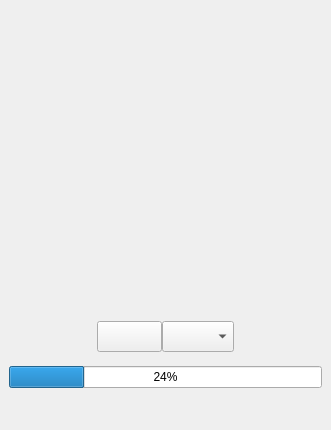
       <widget class="QWidget" name="right_widget" native="true">
        <property name="minimumSize">
         <size>
          <width>0</width>
          <height>0</height>
         </size>
        </property>
        <property name="maximumSize">
         <size>
          <width>343</width>
          <height>16777215</height>
         </size>
        </property>
        <layout class="QVBoxLayout" name="verticalLayout_13">
         <property name="spacing">
          <number>0</number>
         </property>
         <property name="leftMargin">
          <number>0</number>
         </property>
         <property name="topMargin">
          <number>0</number>
         </property>
         <property name="rightMargin">
          <number>0</number>
         </property>
         <property name="bottomMargin">
          <number>0</number>
         </property>
         <item>
          <layout class="QVBoxLayout" name="verticalLayout_9">
           <property name="sizeConstraint">
            <enum>QLayout::SetDefaultConstraint</enum>
           </property>
           <property name="leftMargin">
            <number>9</number>
           </property>
           <property name="rightMargin">
            <number>9</number>
           </property>
           <item>
            <spacer name="verticalSpacer_9">
             <property name="orientation">
              <enum>Qt::Vertical</enum>
             </property>
             <property name="sizeHint" stdset="0">
              <size>
               <width>0</width>
               <height>40</height>
              </size>
             </property>
            </spacer>
           </item>
           <item>
            <layout class="QHBoxLayout" name="horizontalLayout_21">
             <item>
              <spacer name="horizontalSpacer_19">
               <property name="orientation">
                <enum>Qt::Horizontal</enum>
               </property>
               <property name="sizeType">
                <enum>QSizePolicy::Ignored</enum>
               </property>
               <property name="sizeHint" stdset="0">
                <size>
                 <width>1</width>
                 <height>1</height>
                </size>
               </property>
              </spacer>
             </item>
             <item>
              <widget class="QWidget" name="preview_widget" native="true">
               <property name="minimumSize">
                <size>
                 <width>311</width>
                 <height>281</height>
                </size>
               </property>
               <property name="maximumSize">
                <size>
                 <width>311</width>
                 <height>281</height>
                </size>
               </property>
               <widget class="QLabel" name="label">
                <property name="geometry">
                 <rect>
                  <x>0</x>
                  <y>7</y>
                  <width>311</width>
                  <height>271</height>
                 </rect>
                </property>
                <property name="minimumSize">
                 <size>
                  <width>311</width>
                  <height>271</height>
                 </size>
                </property>
                <property name="maximumSize">
                 <size>
                  <width>311</width>
                  <height>271</height>
                 </size>
                </property>
                <property name="text">
                 <string/>
                </property>
                <property name="pixmap">
                 <pixmap resource="../resources.qrc">:/images/monitor.png</pixmap>
                </property>
                <property name="scaledContents">
                 <bool>true</bool>
                </property>
               </widget>
               <widget class="QLabel" name="screen_label">
                <property name="geometry">
                 <rect>
                  <x>13</x>
                  <y>20</y>
                  <width>285</width>
                  <height>172</height>
                 </rect>
                </property>
                <property name="sizePolicy">
                 <sizepolicy hsizetype="Ignored" vsizetype="Ignored">
                  <horstretch>0</horstretch>
                  <verstretch>0</verstretch>
                 </sizepolicy>
                </property>
                <property name="minimumSize">
                 <size>
                  <width>285</width>
                  <height>172</height>
                 </size>
                </property>
                <property name="maximumSize">
                 <size>
                  <width>285</width>
                  <height>172</height>
                 </size>
                </property>
                <property name="text">
                 <string/>
                </property>
                <property name="scaledContents">
                 <bool>true</bool>
                </property>
                <property name="alignment">
                 <set>Qt::AlignCenter</set>
                </property>
               </widget>
               <widget class="QLabel" name="screen_label_info">
                <property name="geometry">
                 <rect>
                  <x>10</x>
                  <y>207</y>
                  <width>291</width>
                  <height>20</height>
                 </rect>
                </property>
                <property name="sizePolicy">
                 <sizepolicy hsizetype="Preferred" vsizetype="Preferred">
                  <horstretch>0</horstretch>
                  <verstretch>0</verstretch>
                 </sizepolicy>
                </property>
                <property name="font">
                 <font>
                  <italic>true</italic>
                 </font>
                </property>
                <property name="text">
                 <string/>
                </property>
                <property name="alignment">
                 <set>Qt::AlignCenter</set>
                </property>
               </widget>
               <widget class="QLabel" name="process_request_label">
                <property name="geometry">
                 <rect>
                  <x>270</x>
                  <y>208</y>
                  <width>100</width>
                  <height>21</height>
                 </rect>
                </property>
                <property name="text">
                 <string/>
                </property>
               </widget>
               <widget class="QLabel" name="screen_label_transition">
                <property name="geometry">
                 <rect>
                  <x>13</x>
                  <y>20</y>
                  <width>285</width>
                  <height>172</height>
                 </rect>
                </property>
                <property name="sizePolicy">
                 <sizepolicy hsizetype="Ignored" vsizetype="Ignored">
                  <horstretch>0</horstretch>
                  <verstretch>0</verstretch>
                 </sizepolicy>
                </property>
                <property name="minimumSize">
                 <size>
                  <width>285</width>
                  <height>172</height>
                 </size>
                </property>
                <property name="maximumSize">
                 <size>
                  <width>285</width>
                  <height>172</height>
                 </size>
                </property>
                <property name="text">
                 <string/>
                </property>
                <property name="scaledContents">
                 <bool>true</bool>
                </property>
                <property name="alignment">
                 <set>Qt::AlignCenter</set>
                </property>
               </widget>
               <widget class="QLabel" name="screen_label_text">
                <property name="geometry">
                 <rect>
                  <x>13</x>
                  <y>20</y>
                  <width>285</width>
                  <height>172</height>
                 </rect>
                </property>
                <property name="sizePolicy">
                 <sizepolicy hsizetype="Ignored" vsizetype="Ignored">
                  <horstretch>0</horstretch>
                  <verstretch>0</verstretch>
                 </sizepolicy>
                </property>
                <property name="minimumSize">
                 <size>
                  <width>285</width>
                  <height>172</height>
                 </size>
                </property>
                <property name="maximumSize">
                 <size>
                  <width>285</width>
                  <height>172</height>
                 </size>
                </property>
                <property name="styleSheet">
                 <string notr="true">QLabel { color : white; }</string>
                </property>
                <property name="text">
                 <string/>
                </property>
                <property name="scaledContents">
                 <bool>true</bool>
                </property>
                <property name="alignment">
                 <set>Qt::AlignCenter</set>
                </property>
               </widget>
               <zorder>label</zorder>
               <zorder>screen_label_info</zorder>
               <zorder>process_request_label</zorder>
               <zorder>screen_label_transition</zorder>
               <zorder>screen_label</zorder>
               <zorder>screen_label_text</zorder>
              </widget>
             </item>
             <item>
              <spacer name="horizontalSpacer_18">
               <property name="orientation">
                <enum>Qt::Horizontal</enum>
               </property>
               <property name="sizeType">
                <enum>QSizePolicy::Ignored</enum>
               </property>
               <property name="sizeHint" stdset="0">
                <size>
                 <width>1</width>
                 <height>1</height>
                </size>
               </property>
              </spacer>
             </item>
            </layout>
           </item>
           <item>
            <layout class="QHBoxLayout" name="horizontalLayout_25">
             <property name="spacing">
              <number>0</number>
             </property>
             <item>
              <spacer name="horizontalSpacer_11">
               <property name="orientation">
                <enum>Qt::Horizontal</enum>
               </property>
               <property name="sizeType">
                <enum>QSizePolicy::Expanding</enum>
               </property>
               <property name="sizeHint" stdset="0">
                <size>
                 <width>40</width>
                 <height>20</height>
                </size>
               </property>
              </spacer>
             </item>
             <item>
              <layout class="QHBoxLayout" name="horizontalLayout_preview_on">
               <property name="sizeConstraint">
                <enum>QLayout::SetMinimumSize</enum>
               </property>
               <item>
                <widget class="QPushButton" name="set_desktop_color">
                 <property name="minimumSize">
                  <size>
                   <width>65</width>
                   <height>31</height>
                  </size>
                 </property>
                 <property name="maximumSize">
                  <size>
                   <width>65</width>
                   <height>31</height>
                  </size>
                 </property>
                 <property name="font">
                  <font>
                   <pointsize>13</pointsize>
                  </font>
                 </property>
                 <property name="toolTip">
                  <string>Select the default background color</string>
                 </property>
                 <property name="text">
                  <string/>
                 </property>
                 <property name="iconSize">
                  <size>
                   <width>40</width>
                   <height>19</height>
                  </size>
                 </property>
                </widget>
               </item>
               <item>
                <widget class="QComboBox" name="image_style_combo">
                 <property name="sizePolicy">
                  <sizepolicy hsizetype="Expanding" vsizetype="Fixed">
                   <horstretch>0</horstretch>
                   <verstretch>0</verstretch>
                  </sizepolicy>
                 </property>
                 <property name="minimumSize">
                  <size>
                   <width>0</width>
                   <height>31</height>
                  </size>
                 </property>
                 <property name="focusPolicy">
                  <enum>Qt::ClickFocus</enum>
                 </property>
                </widget>
               </item>
              </layout>
             </item>
             <item>
              <spacer name="horizontalSpacer_24">
               <property name="orientation">
                <enum>Qt::Horizontal</enum>
               </property>
               <property name="sizeType">
                <enum>QSizePolicy::Expanding</enum>
               </property>
               <property name="sizeHint" stdset="0">
                <size>
                 <width>40</width>
                 <height>20</height>
                </size>
               </property>
              </spacer>
             </item>
            </layout>
           </item>
           <item>
            <layout class="QHBoxLayout" name="horizontalLayout_24">
             <property name="spacing">
              <number>0</number>
             </property>
             <item>
              <spacer name="horizontalSpacer_13">
               <property name="orientation">
                <enum>Qt::Horizontal</enum>
               </property>
               <property name="sizeType">
                <enum>QSizePolicy::Ignored</enum>
               </property>
               <property name="sizeHint" stdset="0">
                <size>
                 <width>40</width>
                 <height>13</height>
                </size>
               </property>
              </spacer>
             </item>
             <item>
              <layout class="QVBoxLayout" name="verticalLayout_11"/>
             </item>
             <item>
              <spacer name="horizontalSpacer_12">
               <property name="orientation">
                <enum>Qt::Horizontal</enum>
               </property>
               <property name="sizeType">
                <enum>QSizePolicy::Ignored</enum>
               </property>
               <property name="sizeHint" stdset="0">
                <size>
                 <width>40</width>
                 <height>13</height>
                </size>
               </property>
              </spacer>
             </item>
            </layout>
           </item>
           <item>
            <layout class="QHBoxLayout" name="horizontalLayout_progressbar">
             <property name="spacing">
              <number>0</number>
             </property>
             <item>
              <widget class="QProgressBar" name="timeForNext">
               <property name="sizePolicy">
                <sizepolicy hsizetype="Minimum" vsizetype="Fixed">
                 <horstretch>0</horstretch>
                 <verstretch>0</verstretch>
                </sizepolicy>
               </property>
               <property name="value">
                <number>24</number>
               </property>
               <property name="alignment">
                <set>Qt::AlignCenter</set>
               </property>
               <property name="textVisible">
                <bool>true</bool>
               </property>
              </widget>
             </item>
             <item>
              <widget class="QLabel" name="timeForNextKeepSpace">
               <property name="sizePolicy">
                <sizepolicy hsizetype="Fixed" vsizetype="Preferred">
                 <horstretch>0</horstretch>
                 <verstretch>0</verstretch>
                </sizepolicy>
               </property>
               <property name="minimumSize">
                <size>
                 <width>0</width>
                 <height>25</height>
                </size>
               </property>
               <property name="maximumSize">
                <size>
                 <width>0</width>
                 <height>16777215</height>
                </size>
               </property>
               <property name="text">
                <string/>
               </property>
              </widget>
             </item>
            </layout>
           </item>
           <item>
            <spacer name="verticalSpacer">
             <property name="orientation">
              <enum>Qt::Vertical</enum>
             </property>
             <property name="sizeHint" stdset="0">
              <size>
               <width>0</width>
               <height>40</height>
              </size>
             </property>
            </spacer>
           </item>
          </layout>
         </item>
        </layout>
       </widget>
